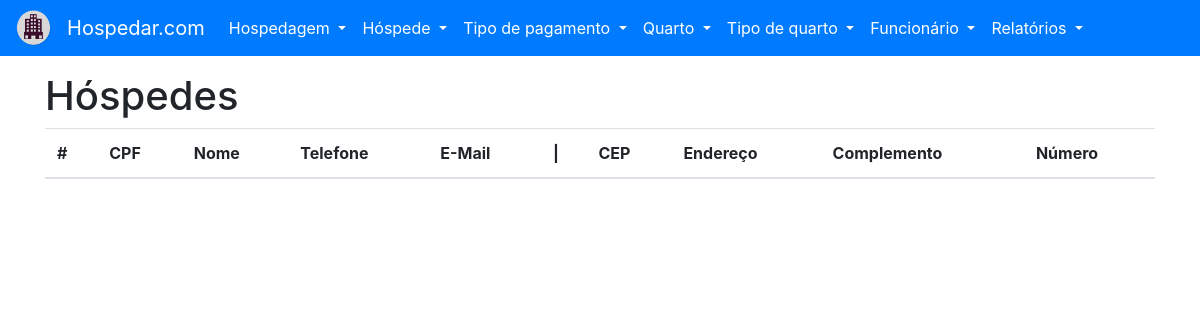
Before: /hospede/listar with the older database file.
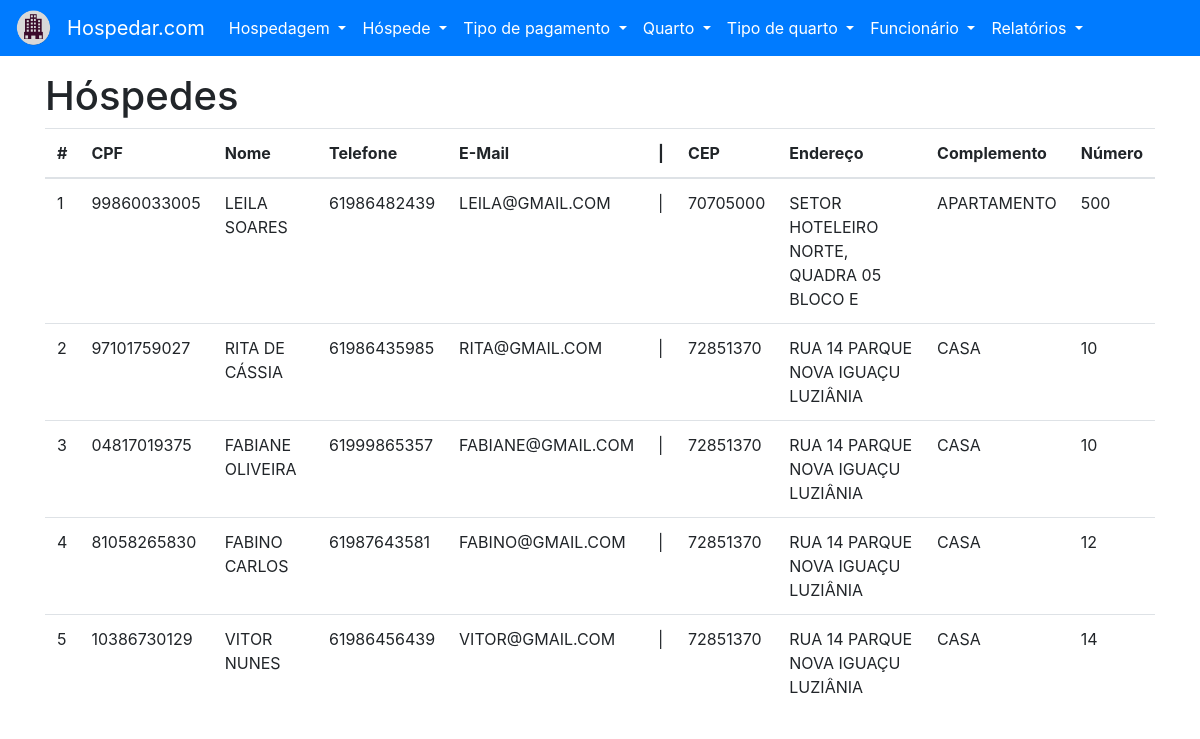
After: the same page with the newer database file.
### tables this page shows
CREATE TABLE "HOSPEDE" (
	"ID_HOSPEDE" INTEGER NOT NULL PRIMARY KEY AUTOINCREMENT UNIQUE,
	"NU_CPF" CHAR(11) NOT NULL UNIQUE,
	"NO_HOSPEDE" VARCHAR(64) NOT NULL,
	"NU_TELEFONE" CHAR(11) NOT NULL UNIQUE,
	"NO_EMAIL" VARCHAR(32) NOT NULL UNIQUE,
	"ID_ENDERECO" INTEGER NOT NULL,

	FOREIGN KEY ("ID_ENDERECO") REFERENCES "ENDERECO" ("ID_ENDERECO")
);

CREATE TABLE "ENDERECO" (
	"ID_ENDERECO" INTEGER NOT NULL PRIMARY KEY AUTOINCREMENT UNIQUE,
	"NU_CEP" CHAR(8) NOT NULL,
	"NO_ENDERECO" VARCHAR(64) NOT NULL,
	"NO_COMPLEMENTO" VARCHAR(32) NOT NULL,
	"NU_NUMERO" INTEGER NOT NULL
);

### project/backend/hospede/views.py (the view)
def listar():
    with HospedeEnderecoView(DATABASE_URL) as db:
        hospedes = db.select_all()
    return render_template('hospede-listar.html', hospedes=hospedes)

### project/backend/main/models.py (called while the page is built)
    def __enter__(self):
        self.open()
        return self

    def __exit__(self, exc_type, exc_val, exc_tb):
        self.close()

    @property
    def cursor(self):
        return self._cursor

    def open(self):
        self._connection = sqlite3.connect(self.url)
        self._cursor = self._connection.cursor()

    def close(self):
        self._connection.close()

    def cursor_to_dict(self, cursors: Iterable):
        return [dict(zip(self.__tablecolumns__, cursor)) for cursor in cursors]

    def select_all(self):
        if self._connection:
            return self.cursor_to_dict(self.cursor.execute(f'SELECT * FROM "{self.__tablename__}" ;'))
        raise ProgrammingError('ProgrammingError: Cannot operate on a closed database.')

### project/frontend/templates/hospede-listar.html (shortened to what this page needs)
{% extends 'base.html' %}
{% from 'macros.html' import flash %}
{% block content %}
    <h1>Hóspedes</h1>
    <table class="table">
        <thead>
        <tr>
            <th scope="col">#</th>
            <th scope="col">CPF</th>
            <th scope="col">Nome</th>
            <th scope="col">Telefone</th>
            <th scope="col">E-Mail</th>
            <th scope="col"> | </th>
            <th scope="col">CEP</th>
            <th scope="col">Endereço</th>
            <th scope="col">Complemento</th>
            <th scope="col">Número</th>
        </tr>
        </thead>
        <tbody>
        {% for hospede in hospedes %}
            <tr>
                <td scope="row">{{ hospede['ID_HOSPEDE'] }}</td>
                <td>{{ hospede['NU_CPF'] }}</td>
                <td>{{ hospede['NO_HOSPEDE'] }}</td>
                <td>{{ hospede['NU_TELEFONE'] }}</td>
                <td>{{ hospede['NO_EMAIL'] }}</td>
                <td> | </td>
                <td>{{ hospede['NU_CEP'] }}</td>
                <td>{{ hospede['NO_ENDERECO'] }}</td>
                <td>{{ hospede['NO_COMPLEMENTO'] }}</td>
                <td>{{ hospede['NU_NUMERO'] }}</td>
            </tr>
        {% endfor %}
        </tbody>
    </table>
{% endblock content%}

Changed rows visible on the page:
added HOSPEDE: ID_HOSPEDE "1", NU_CPF "99860033005", NO_HOSPEDE "LEILA SOARES", NU_TELEFONE "61986482439", NO_EMAIL "LEILA@GMAIL.COM", NU_CEP "70705000", NO_ENDERECO "SETOR HOTELEIRO NORTE, QUADRA 05 BLOCO E", NO_COMPLEMENTO "APARTAMENTO", NU_NUMERO "500"
added HOSPEDE: ID_HOSPEDE "2", NU_CPF "97101759027", NO_HOSPEDE "RITA DE CÁSSIA", NU_TELEFONE "61986435985", NO_EMAIL "RITA@GMAIL.COM", NU_CEP "72851370", NO_ENDERECO "RUA 14 PARQUE NOVA IGUAÇU LUZIÂNIA", NO_COMPLEMENTO "CASA", NU_NUMERO "10"
added HOSPEDE: ID_HOSPEDE "3", NU_CPF "04817019375", NO_HOSPEDE "FABIANE OLIVEIRA", NU_TELEFONE "61999865357", NO_EMAIL "FABIANE@GMAIL.COM", NU_CEP "72851370", NO_ENDERECO "RUA 14 PARQUE NOVA IGUAÇU LUZIÂNIA", NO_COMPLEMENTO "CASA", NU_NUMERO "10"
added HOSPEDE: ID_HOSPEDE "4", NU_CPF "81058265830", NO_HOSPEDE "FABINO CARLOS", NU_TELEFONE "61987643581", NO_EMAIL "FABINO@GMAIL.COM", NU_CEP "72851370", NO_ENDERECO "RUA 14 PARQUE NOVA IGUAÇU LUZIÂNIA", NO_COMPLEMENTO "CASA", NU_NUMERO "12"
added HOSPEDE: ID_HOSPEDE "5", NU_CPF "10386730129", NO_HOSPEDE "VITOR NUNES", NU_TELEFONE "61986456439", NO_EMAIL "VITOR@GMAIL.COM", NU_CEP "72851370", NO_ENDERECO "RUA 14 PARQUE NOVA IGUAÇU LUZIÂNIA", NO_COMPLEMENTO "CASA", NU_NUMERO "14"
